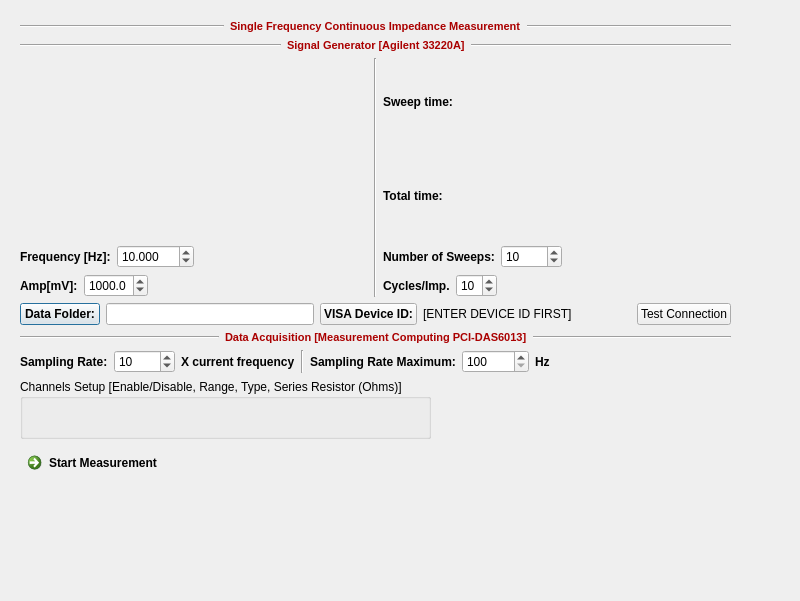
<?xml version="1.0" encoding="UTF-8"?>
<ui version="4.0">
 <class>SingleFreqImpDlg</class>
 <widget class="QDialog" name="SingleFreqImpDlg">
  <property name="geometry">
   <rect>
    <x>0</x>
    <y>0</y>
    <width>800</width>
    <height>601</height>
   </rect>
  </property>
  <property name="windowTitle">
   <string>Dialog</string>
  </property>
  <widget class="QWidget" name="verticalLayoutWidget">
   <property name="geometry">
    <rect>
     <x>10</x>
     <y>10</y>
     <width>731</width>
     <height>541</height>
    </rect>
   </property>
   <layout class="QVBoxLayout" name="verticalLayout">
    <property name="margin">
     <number>10</number>
    </property>
    <item>
     <layout class="QHBoxLayout" name="horizontalLayout_5">
      <item>
       <widget class="Line" name="line_5">
        <property name="sizePolicy">
         <sizepolicy hsizetype="MinimumExpanding" vsizetype="Fixed">
          <horstretch>0</horstretch>
          <verstretch>0</verstretch>
         </sizepolicy>
        </property>
        <property name="orientation">
         <enum>Qt::Horizontal</enum>
        </property>
       </widget>
      </item>
      <item>
       <widget class="QLabel" name="label_4">
        <property name="font">
         <font>
          <weight>75</weight>
          <bold>true</bold>
         </font>
        </property>
        <property name="text">
         <string>&lt;!DOCTYPE HTML PUBLIC &quot;-//W3C//DTD HTML 4.0//EN&quot; &quot;http://www.w3.org/TR/REC-html40/strict.dtd&quot;&gt;
&lt;html&gt;&lt;head&gt;&lt;meta name=&quot;qrichtext&quot; content=&quot;1&quot; /&gt;&lt;style type=&quot;text/css&quot;&gt;
p, li { white-space: pre-wrap; }
&lt;/style&gt;&lt;/head&gt;&lt;body style=&quot; font-family:'MS Shell Dlg 2'; font-size:8.25pt; font-weight:600; font-style:normal;&quot;&gt;
&lt;p style=&quot; margin-top:0px; margin-bottom:0px; margin-left:0px; margin-right:0px; -qt-block-indent:0; text-indent:0px;&quot;&gt;&lt;span style=&quot; font-size:8pt; color:#aa0000;&quot;&gt;Single Frequency Continuous Impedance Measurement&lt;/span&gt;&lt;/p&gt;&lt;/body&gt;&lt;/html&gt;</string>
        </property>
       </widget>
      </item>
      <item>
       <widget class="Line" name="line_6">
        <property name="sizePolicy">
         <sizepolicy hsizetype="MinimumExpanding" vsizetype="Fixed">
          <horstretch>0</horstretch>
          <verstretch>0</verstretch>
         </sizepolicy>
        </property>
        <property name="orientation">
         <enum>Qt::Horizontal</enum>
        </property>
       </widget>
      </item>
     </layout>
    </item>
    <item>
     <layout class="QHBoxLayout" name="horizontalLayout_3">
      <item>
       <widget class="Line" name="line_3">
        <property name="sizePolicy">
         <sizepolicy hsizetype="MinimumExpanding" vsizetype="Fixed">
          <horstretch>0</horstretch>
          <verstretch>0</verstretch>
         </sizepolicy>
        </property>
        <property name="orientation">
         <enum>Qt::Horizontal</enum>
        </property>
       </widget>
      </item>
      <item>
       <widget class="QLabel" name="label_18">
        <property name="font">
         <font>
          <weight>75</weight>
          <bold>true</bold>
         </font>
        </property>
        <property name="text">
         <string>&lt;!DOCTYPE HTML PUBLIC &quot;-//W3C//DTD HTML 4.0//EN&quot; &quot;http://www.w3.org/TR/REC-html40/strict.dtd&quot;&gt;
&lt;html&gt;&lt;head&gt;&lt;meta name=&quot;qrichtext&quot; content=&quot;1&quot; /&gt;&lt;style type=&quot;text/css&quot;&gt;
p, li { white-space: pre-wrap; }
&lt;/style&gt;&lt;/head&gt;&lt;body style=&quot; font-family:'MS Shell Dlg 2'; font-size:8.25pt; font-weight:400; font-style:normal;&quot;&gt;
&lt;p style=&quot; margin-top:0px; margin-bottom:0px; margin-left:0px; margin-right:0px; -qt-block-indent:0; text-indent:0px;&quot;&gt;&lt;span style=&quot; font-size:8pt; font-weight:600; color:#aa0000;&quot;&gt;Signal Generator [Agilent 33220A]&lt;/span&gt;&lt;/p&gt;&lt;/body&gt;&lt;/html&gt;</string>
        </property>
       </widget>
      </item>
      <item>
       <widget class="Line" name="line_4">
        <property name="sizePolicy">
         <sizepolicy hsizetype="MinimumExpanding" vsizetype="Fixed">
          <horstretch>0</horstretch>
          <verstretch>0</verstretch>
         </sizepolicy>
        </property>
        <property name="orientation">
         <enum>Qt::Horizontal</enum>
        </property>
       </widget>
      </item>
     </layout>
    </item>
    <item>
     <layout class="QHBoxLayout" name="horizontalLayout_2">
      <item>
       <layout class="QVBoxLayout" name="verticalLayout_9">
        <item>
         <spacer name="verticalSpacer">
          <property name="orientation">
           <enum>Qt::Vertical</enum>
          </property>
          <property name="sizeHint" stdset="0">
           <size>
            <width>20</width>
            <height>40</height>
           </size>
          </property>
         </spacer>
        </item>
        <item>
         <layout class="QHBoxLayout" name="horizontalLayout_17">
          <item>
           <widget class="QLabel" name="label_5">
            <property name="font">
             <font>
              <weight>75</weight>
              <bold>true</bold>
             </font>
            </property>
            <property name="text">
             <string>Frequency [Hz]:</string>
            </property>
           </widget>
          </item>
          <item>
           <widget class="QDoubleSpinBox" name="spnFreq">
            <property name="decimals">
             <number>3</number>
            </property>
            <property name="minimum">
             <double>0.010000000000000</double>
            </property>
            <property name="maximum">
             <double>1000.000000000000000</double>
            </property>
            <property name="value">
             <double>10.000000000000000</double>
            </property>
           </widget>
          </item>
          <item>
           <spacer name="horizontalSpacer_13">
            <property name="orientation">
             <enum>Qt::Horizontal</enum>
            </property>
            <property name="sizeHint" stdset="0">
             <size>
              <width>40</width>
              <height>20</height>
             </size>
            </property>
           </spacer>
          </item>
         </layout>
        </item>
        <item>
         <layout class="QHBoxLayout" name="horizontalLayout_19"/>
        </item>
        <item>
         <layout class="QHBoxLayout" name="horizontalLayout_13">
          <item>
           <widget class="QLabel" name="label">
            <property name="font">
             <font>
              <weight>75</weight>
              <bold>true</bold>
             </font>
            </property>
            <property name="text">
             <string>Amp[mV]:</string>
            </property>
           </widget>
          </item>
          <item>
           <widget class="QDoubleSpinBox" name="spnAmp">
            <property name="decimals">
             <number>1</number>
            </property>
            <property name="maximum">
             <double>4500.000000000000000</double>
            </property>
            <property name="value">
             <double>1000.000000000000000</double>
            </property>
           </widget>
          </item>
          <item>
           <spacer name="horizontalSpacer_11">
            <property name="orientation">
             <enum>Qt::Horizontal</enum>
            </property>
            <property name="sizeHint" stdset="0">
             <size>
              <width>40</width>
              <height>20</height>
             </size>
            </property>
           </spacer>
          </item>
         </layout>
        </item>
       </layout>
      </item>
      <item>
       <widget class="Line" name="line_9">
        <property name="orientation">
         <enum>Qt::Vertical</enum>
        </property>
       </widget>
      </item>
      <item>
       <layout class="QVBoxLayout" name="verticalLayout_8">
        <item>
         <widget class="QLabel" name="lblSweepTime">
          <property name="font">
           <font>
            <weight>75</weight>
            <bold>true</bold>
           </font>
          </property>
          <property name="text">
           <string>Sweep time:</string>
          </property>
         </widget>
        </item>
        <item>
         <widget class="QLabel" name="lblTotalTime">
          <property name="font">
           <font>
            <weight>75</weight>
            <bold>true</bold>
           </font>
          </property>
          <property name="text">
           <string>Total time:</string>
          </property>
         </widget>
        </item>
        <item>
         <layout class="QHBoxLayout" name="horizontalLayout_14">
          <item>
           <widget class="QLabel" name="label_27">
            <property name="font">
             <font>
              <weight>75</weight>
              <bold>true</bold>
             </font>
            </property>
            <property name="text">
             <string>Number of Sweeps:</string>
            </property>
           </widget>
          </item>
          <item>
           <widget class="QSpinBox" name="spnNumSweep">
            <property name="minimum">
             <number>1</number>
            </property>
            <property name="maximum">
             <number>99999</number>
            </property>
            <property name="value">
             <number>10</number>
            </property>
           </widget>
          </item>
          <item>
           <spacer name="horizontalSpacer_3">
            <property name="orientation">
             <enum>Qt::Horizontal</enum>
            </property>
            <property name="sizeHint" stdset="0">
             <size>
              <width>40</width>
              <height>20</height>
             </size>
            </property>
           </spacer>
          </item>
         </layout>
        </item>
        <item>
         <layout class="QHBoxLayout" name="horizontalLayout_9">
          <item>
           <widget class="QLabel" name="label_26">
            <property name="font">
             <font>
              <weight>75</weight>
              <bold>true</bold>
             </font>
            </property>
            <property name="text">
             <string>Cycles/Imp.</string>
            </property>
           </widget>
          </item>
          <item>
           <widget class="QSpinBox" name="spnCyclesPerIm">
            <property name="minimum">
             <number>1</number>
            </property>
            <property name="value">
             <number>10</number>
            </property>
           </widget>
          </item>
          <item>
           <spacer name="horizontalSpacer_10">
            <property name="orientation">
             <enum>Qt::Horizontal</enum>
            </property>
            <property name="sizeHint" stdset="0">
             <size>
              <width>40</width>
              <height>20</height>
             </size>
            </property>
           </spacer>
          </item>
         </layout>
        </item>
       </layout>
      </item>
     </layout>
    </item>
    <item>
     <layout class="QVBoxLayout" name="verticalLayout_6">
      <property name="sizeConstraint">
       <enum>QLayout::SetMaximumSize</enum>
      </property>
      <item>
       <layout class="QHBoxLayout" name="horizontalLayout_4">
        <item>
         <widget class="QPushButton" name="btnSelDataFolder">
          <property name="sizePolicy">
           <sizepolicy hsizetype="Preferred" vsizetype="Fixed">
            <horstretch>0</horstretch>
            <verstretch>0</verstretch>
           </sizepolicy>
          </property>
          <property name="font">
           <font>
            <weight>75</weight>
            <bold>true</bold>
           </font>
          </property>
          <property name="text">
           <string>Data Folder:</string>
          </property>
         </widget>
        </item>
        <item>
         <widget class="QLineEdit" name="txtDataFolder"/>
        </item>
        <item>
         <widget class="QPushButton" name="btnSGDevID">
          <property name="sizePolicy">
           <sizepolicy hsizetype="Preferred" vsizetype="Fixed">
            <horstretch>0</horstretch>
            <verstretch>0</verstretch>
           </sizepolicy>
          </property>
          <property name="font">
           <font>
            <weight>75</weight>
            <bold>true</bold>
           </font>
          </property>
          <property name="text">
           <string>VISA Device ID:</string>
          </property>
         </widget>
        </item>
        <item>
         <widget class="QLabel" name="lblSGDevID">
          <property name="sizePolicy">
           <sizepolicy hsizetype="MinimumExpanding" vsizetype="Preferred">
            <horstretch>0</horstretch>
            <verstretch>0</verstretch>
           </sizepolicy>
          </property>
          <property name="text">
           <string>[ENTER DEVICE ID FIRST]</string>
          </property>
         </widget>
        </item>
        <item>
         <widget class="QPushButton" name="btnSGTestAgConn">
          <property name="text">
           <string>Test Connection</string>
          </property>
         </widget>
        </item>
       </layout>
      </item>
      <item>
       <layout class="QHBoxLayout" name="horizontalLayout_15">
        <item>
         <widget class="Line" name="line_14">
          <property name="sizePolicy">
           <sizepolicy hsizetype="MinimumExpanding" vsizetype="Fixed">
            <horstretch>0</horstretch>
            <verstretch>0</verstretch>
           </sizepolicy>
          </property>
          <property name="orientation">
           <enum>Qt::Horizontal</enum>
          </property>
         </widget>
        </item>
        <item>
         <widget class="QLabel" name="label_28">
          <property name="font">
           <font>
            <weight>75</weight>
            <bold>true</bold>
           </font>
          </property>
          <property name="text">
           <string>&lt;!DOCTYPE HTML PUBLIC &quot;-//W3C//DTD HTML 4.0//EN&quot; &quot;http://www.w3.org/TR/REC-html40/strict.dtd&quot;&gt;
&lt;html&gt;&lt;head&gt;&lt;meta name=&quot;qrichtext&quot; content=&quot;1&quot; /&gt;&lt;style type=&quot;text/css&quot;&gt;
p, li { white-space: pre-wrap; }
&lt;/style&gt;&lt;/head&gt;&lt;body style=&quot; font-family:'MS Shell Dlg 2'; font-size:8.25pt; font-weight:400; font-style:normal;&quot;&gt;
&lt;p style=&quot; margin-top:0px; margin-bottom:0px; margin-left:0px; margin-right:0px; -qt-block-indent:0; text-indent:0px;&quot;&gt;&lt;span style=&quot; font-size:8pt; font-weight:600; color:#aa0000;&quot;&gt;Data Acquisition [Measurement Computing PCI-DAS6013]&lt;/span&gt;&lt;/p&gt;&lt;/body&gt;&lt;/html&gt;</string>
          </property>
         </widget>
        </item>
        <item>
         <widget class="Line" name="line_15">
          <property name="sizePolicy">
           <sizepolicy hsizetype="MinimumExpanding" vsizetype="Fixed">
            <horstretch>0</horstretch>
            <verstretch>0</verstretch>
           </sizepolicy>
          </property>
          <property name="orientation">
           <enum>Qt::Horizontal</enum>
          </property>
         </widget>
        </item>
       </layout>
      </item>
      <item>
       <layout class="QHBoxLayout" name="horizontalLayout_16">
        <item>
         <widget class="QLabel" name="label_29">
          <property name="font">
           <font>
            <weight>75</weight>
            <bold>true</bold>
           </font>
          </property>
          <property name="text">
           <string>Sampling Rate:</string>
          </property>
         </widget>
        </item>
        <item>
         <widget class="QSpinBox" name="spnSamplingFactor">
          <property name="minimum">
           <number>2</number>
          </property>
          <property name="maximum">
           <number>10000</number>
          </property>
          <property name="value">
           <number>10</number>
          </property>
         </widget>
        </item>
        <item>
         <widget class="QLabel" name="label_30">
          <property name="font">
           <font>
            <weight>75</weight>
            <bold>true</bold>
           </font>
          </property>
          <property name="text">
           <string>X current frequency</string>
          </property>
         </widget>
        </item>
        <item>
         <widget class="Line" name="line_16">
          <property name="orientation">
           <enum>Qt::Vertical</enum>
          </property>
         </widget>
        </item>
        <item>
         <widget class="QLabel" name="label_31">
          <property name="font">
           <font>
            <weight>75</weight>
            <bold>true</bold>
           </font>
          </property>
          <property name="text">
           <string>Sampling Rate Maximum:</string>
          </property>
         </widget>
        </item>
        <item>
         <widget class="QSpinBox" name="spnSamplingMax">
          <property name="minimum">
           <number>100</number>
          </property>
          <property name="maximum">
           <number>100000</number>
          </property>
          <property name="singleStep">
           <number>100</number>
          </property>
          <property name="value">
           <number>100</number>
          </property>
         </widget>
        </item>
        <item>
         <widget class="QLabel" name="label_32">
          <property name="font">
           <font>
            <weight>75</weight>
            <bold>true</bold>
           </font>
          </property>
          <property name="text">
           <string>Hz</string>
          </property>
         </widget>
        </item>
        <item>
         <spacer name="horizontalSpacer_4">
          <property name="orientation">
           <enum>Qt::Horizontal</enum>
          </property>
          <property name="sizeHint" stdset="0">
           <size>
            <width>40</width>
            <height>20</height>
           </size>
          </property>
         </spacer>
        </item>
       </layout>
      </item>
      <item>
       <layout class="QHBoxLayout" name="horizontalLayout_18">
        <item>
         <widget class="QGroupBox" name="channelsGroup">
          <property name="title">
           <string>Channels Setup [Enable/Disable, Range, Type, Series Resistor (Ohms)]</string>
          </property>
         </widget>
        </item>
        <item>
         <layout class="QVBoxLayout" name="verticalLayout_7">
          <item>
           <spacer name="verticalSpacer_2">
            <property name="orientation">
             <enum>Qt::Vertical</enum>
            </property>
            <property name="sizeHint" stdset="0">
             <size>
              <width>20</width>
              <height>40</height>
             </size>
            </property>
           </spacer>
          </item>
         </layout>
        </item>
        <item>
         <spacer name="horizontalSpacer_5">
          <property name="orientation">
           <enum>Qt::Horizontal</enum>
          </property>
          <property name="sizeHint" stdset="0">
           <size>
            <width>40</width>
            <height>20</height>
           </size>
          </property>
         </spacer>
        </item>
       </layout>
      </item>
      <item>
       <widget class="QCommandLinkButton" name="btnStart">
        <property name="text">
         <string>Start Measurement</string>
        </property>
       </widget>
      </item>
      <item>
       <spacer name="verticalSpacer_3">
        <property name="orientation">
         <enum>Qt::Vertical</enum>
        </property>
        <property name="sizeHint" stdset="0">
         <size>
          <width>20</width>
          <height>40</height>
         </size>
        </property>
       </spacer>
      </item>
     </layout>
    </item>
   </layout>
  </widget>
 </widget>
 <resources/>
 <connections/>
</ui>
